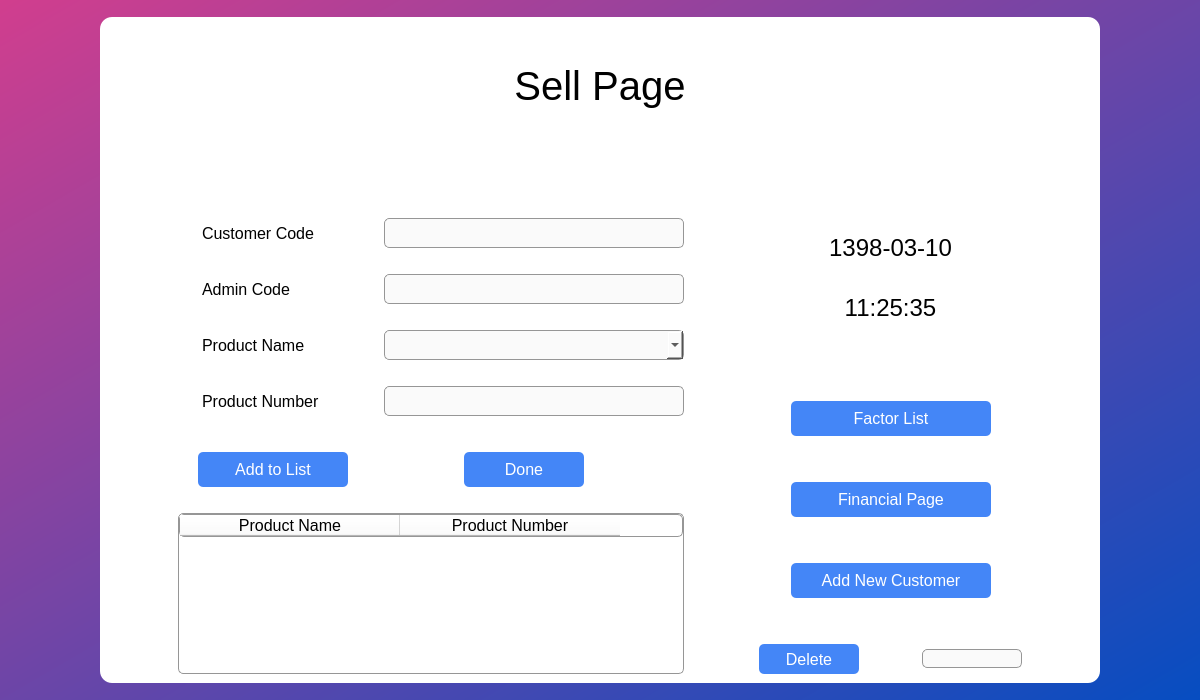
<?xml version="1.0" encoding="UTF-8"?>
<ui version="4.0">
 <class>MainWindow</class>
 <widget class="QMainWindow" name="MainWindow">
  <property name="geometry">
   <rect>
    <x>0</x>
    <y>0</y>
    <width>1200</width>
    <height>700</height>
   </rect>
  </property>
  <property name="windowTitle">
   <string>Sell</string>
  </property>
  <property name="styleSheet">
   <string notr="true">background-color: qlineargradient(spread:pad, x1:0, y1:0, x2:1, y2:1, stop:0 rgba(209, 62, 142, 255), stop:1 rgba(6, 77, 193, 255));</string>
  </property>
  <widget class="QWidget" name="centralwidget">
   <layout class="QGridLayout" name="gridLayout_2">
    <item row="0" column="0">
     <layout class="QGridLayout" name="gridLayout">
      <item row="2" column="1">
       <spacer name="verticalSpacer_2">
        <property name="orientation">
         <enum>Qt::Vertical</enum>
        </property>
        <property name="sizeHint" stdset="0">
         <size>
          <width>20</width>
          <height>40</height>
         </size>
        </property>
       </spacer>
      </item>
      <item row="1" column="1">
       <widget class="QWidget" name="widget" native="true">
        <property name="minimumSize">
         <size>
          <width>1000</width>
          <height>600</height>
         </size>
        </property>
        <property name="styleSheet">
         <string notr="true">background-color: rgb(255, 255, 255);
border-radius: 12px;</string>
        </property>
        <layout class="QVBoxLayout" name="verticalLayout_4">
         <item>
          <layout class="QVBoxLayout" name="verticalLayout_3">
           <item>
            <widget class="QLabel" name="label_6">
             <property name="minimumSize">
              <size>
               <width>0</width>
               <height>120</height>
              </size>
             </property>
             <property name="font">
              <font>
               <family>Arial</family>
               <pointsize>30</pointsize>
               <weight>9</weight>
               <italic>false</italic>
               <bold>false</bold>
              </font>
             </property>
             <property name="styleSheet">
              <string notr="true">font: 75 30pt &quot;Arial&quot;;</string>
             </property>
             <property name="text">
              <string>Sell Page</string>
             </property>
             <property name="alignment">
              <set>Qt::AlignCenter</set>
             </property>
            </widget>
           </item>
           <item>
            <widget class="QLabel" name="label">
             <property name="minimumSize">
              <size>
               <width>0</width>
               <height>50</height>
              </size>
             </property>
             <property name="maximumSize">
              <size>
               <width>16777215</width>
               <height>40</height>
              </size>
             </property>
             <property name="styleSheet">
              <string notr="true">font: 12pt &quot;Arial&quot;;
color: rgb(255, 0, 0);</string>
             </property>
             <property name="text">
              <string/>
             </property>
             <property name="alignment">
              <set>Qt::AlignCenter</set>
             </property>
            </widget>
           </item>
           <item>
            <layout class="QHBoxLayout" name="horizontalLayout">
             <item>
              <spacer name="horizontalSpacer_8">
               <property name="orientation">
                <enum>Qt::Horizontal</enum>
               </property>
               <property name="sizeHint" stdset="0">
                <size>
                 <width>40</width>
                 <height>20</height>
                </size>
               </property>
              </spacer>
             </item>
             <item>
              <layout class="QVBoxLayout" name="verticalLayout">
               <item>
                <layout class="QGridLayout" name="gridLayout_5">
                 <item row="1" column="0">
                  <widget class="QLabel" name="label_35">
                   <property name="minimumSize">
                    <size>
                     <width>200</width>
                     <height>50</height>
                    </size>
                   </property>
                   <property name="font">
                    <font>
                     <family>Arial</family>
                     <pointsize>12</pointsize>
                    </font>
                   </property>
                   <property name="styleSheet">
                    <string notr="true">margin: 0 20px;</string>
                   </property>
                   <property name="text">
                    <string>Admin Code</string>
                   </property>
                  </widget>
                 </item>
                 <item row="0" column="1">
                  <widget class="QLineEdit" name="lineEdit">
                   <property name="minimumSize">
                    <size>
                     <width>300</width>
                     <height>30</height>
                    </size>
                   </property>
                   <property name="font">
                    <font>
                     <family>Arial</family>
                     <pointsize>10</pointsize>
                    </font>
                   </property>
                   <property name="styleSheet">
                    <string notr="true">background-color: rgb(250, 250, 250);
border: 1px solid rgb(150, 150, 150);
border-radius: 5px;</string>
                   </property>
                  </widget>
                 </item>
                 <item row="0" column="0">
                  <widget class="QLabel" name="label_45">
                   <property name="minimumSize">
                    <size>
                     <width>200</width>
                     <height>50</height>
                    </size>
                   </property>
                   <property name="font">
                    <font>
                     <family>Arial</family>
                     <pointsize>12</pointsize>
                    </font>
                   </property>
                   <property name="styleSheet">
                    <string notr="true">margin: 0 20px;</string>
                   </property>
                   <property name="text">
                    <string>Customer Code</string>
                   </property>
                  </widget>
                 </item>
                 <item row="2" column="0">
                  <widget class="QLabel" name="label_56">
                   <property name="minimumSize">
                    <size>
                     <width>200</width>
                     <height>50</height>
                    </size>
                   </property>
                   <property name="font">
                    <font>
                     <family>Arial</family>
                     <pointsize>12</pointsize>
                    </font>
                   </property>
                   <property name="styleSheet">
                    <string notr="true">margin: 0 20px;</string>
                   </property>
                   <property name="text">
                    <string>Product Name</string>
                   </property>
                  </widget>
                 </item>
                 <item row="3" column="0">
                  <widget class="QLabel" name="label_85">
                   <property name="minimumSize">
                    <size>
                     <width>200</width>
                     <height>50</height>
                    </size>
                   </property>
                   <property name="font">
                    <font>
                     <family>Arial</family>
                     <pointsize>12</pointsize>
                    </font>
                   </property>
                   <property name="styleSheet">
                    <string notr="true">margin: 0 20px;</string>
                   </property>
                   <property name="text">
                    <string>Product Number</string>
                   </property>
                  </widget>
                 </item>
                 <item row="1" column="1">
                  <widget class="QLineEdit" name="lineEdit_2">
                   <property name="minimumSize">
                    <size>
                     <width>300</width>
                     <height>30</height>
                    </size>
                   </property>
                   <property name="font">
                    <font>
                     <family>Arial</family>
                     <pointsize>10</pointsize>
                    </font>
                   </property>
                   <property name="styleSheet">
                    <string notr="true">background-color: rgb(250, 250, 250);
border: 1px solid rgb(150, 150, 150);
border-radius: 5px;</string>
                   </property>
                  </widget>
                 </item>
                 <item row="3" column="1">
                  <widget class="QLineEdit" name="lineEdit_4">
                   <property name="minimumSize">
                    <size>
                     <width>300</width>
                     <height>30</height>
                    </size>
                   </property>
                   <property name="font">
                    <font>
                     <family>Arial</family>
                     <pointsize>10</pointsize>
                    </font>
                   </property>
                   <property name="styleSheet">
                    <string notr="true">background-color: rgb(250, 250, 250);
border: 1px solid rgb(150, 150, 150);
border-radius: 5px;</string>
                   </property>
                  </widget>
                 </item>
                 <item row="4" column="0">
                  <widget class="QPushButton" name="pushButton_4">
                   <property name="minimumSize">
                    <size>
                     <width>0</width>
                     <height>75</height>
                    </size>
                   </property>
                   <property name="maximumSize">
                    <size>
                     <width>170</width>
                     <height>16777215</height>
                    </size>
                   </property>
                   <property name="font">
                    <font>
                     <family>Arial</family>
                     <pointsize>12</pointsize>
                    </font>
                   </property>
                   <property name="cursor">
                    <cursorShape>PointingHandCursor</cursorShape>
                   </property>
                   <property name="layoutDirection">
                    <enum>Qt::LeftToRight</enum>
                   </property>
                   <property name="styleSheet">
                    <string notr="true">color: rgb(255, 255, 255);
background-color: rgb(68, 134, 247);
border-radius: 5px;
margin: 20px 0px 20px 20px;</string>
                   </property>
                   <property name="text">
                    <string>Add to List</string>
                   </property>
                  </widget>
                 </item>
                 <item row="4" column="1">
                  <widget class="QPushButton" name="pushButton_5">
                   <property name="minimumSize">
                    <size>
                     <width>0</width>
                     <height>75</height>
                    </size>
                   </property>
                   <property name="maximumSize">
                    <size>
                     <width>200</width>
                     <height>16777215</height>
                    </size>
                   </property>
                   <property name="font">
                    <font>
                     <family>Arial</family>
                     <pointsize>12</pointsize>
                    </font>
                   </property>
                   <property name="cursor">
                    <cursorShape>PointingHandCursor</cursorShape>
                   </property>
                   <property name="styleSheet">
                    <string notr="true">color: rgb(255, 255, 255);
background-color: rgb(68, 134, 247);
border-radius: 5px;
margin: 20px 0 20px 80px;</string>
                   </property>
                   <property name="text">
                    <string>Done</string>
                   </property>
                  </widget>
                 </item>
                 <item row="2" column="1">
                  <widget class="QComboBox" name="comboBox">
                   <property name="minimumSize">
                    <size>
                     <width>300</width>
                     <height>30</height>
                    </size>
                   </property>
                   <property name="font">
                    <font>
                     <family>Arial</family>
                     <pointsize>10</pointsize>
                    </font>
                   </property>
                   <property name="styleSheet">
                    <string notr="true">background-color: rgb(250, 250, 250);
border: 1px solid rgb(150, 150, 150);
border-radius: 5px;</string>
                   </property>
                   <property name="frame">
                    <bool>false</bool>
                   </property>
                  </widget>
                 </item>
                </layout>
               </item>
               <item>
                <widget class="QTableWidget" name="tableWidget">
                 <property name="styleSheet">
                  <string notr="true">border: 1px solid rgb(150, 150, 150);
border-radius: 5px;</string>
                 </property>
                 <attribute name="horizontalHeaderDefaultSectionSize">
                  <number>220</number>
                 </attribute>
                 <column>
                  <property name="text">
                   <string>Product Name</string>
                  </property>
                  <property name="font">
                   <font>
                    <family>Arial</family>
                    <pointsize>12</pointsize>
                   </font>
                  </property>
                 </column>
                 <column>
                  <property name="text">
                   <string>Product Number</string>
                  </property>
                  <property name="font">
                   <font>
                    <family>Arial</family>
                    <pointsize>12</pointsize>
                   </font>
                  </property>
                 </column>
                </widget>
               </item>
              </layout>
             </item>
             <item>
              <spacer name="horizontalSpacer_3">
               <property name="orientation">
                <enum>Qt::Horizontal</enum>
               </property>
               <property name="sizeHint" stdset="0">
                <size>
                 <width>40</width>
                 <height>20</height>
                </size>
               </property>
              </spacer>
             </item>
             <item>
              <layout class="QVBoxLayout" name="verticalLayout_5">
               <item>
                <widget class="QLabel" name="label_4">
                 <property name="minimumSize">
                  <size>
                   <width>0</width>
                   <height>80</height>
                  </size>
                 </property>
                 <property name="font">
                  <font>
                   <family>Arial</family>
                   <pointsize>18</pointsize>
                  </font>
                 </property>
                 <property name="styleSheet">
                  <string notr="true">margin: 0 70px;</string>
                 </property>
                 <property name="text">
                  <string>1398-03-10</string>
                 </property>
                 <property name="alignment">
                  <set>Qt::AlignCenter</set>
                 </property>
                </widget>
               </item>
               <item>
                <widget class="QLabel" name="label_5">
                 <property name="font">
                  <font>
                   <family>Arial</family>
                   <pointsize>18</pointsize>
                  </font>
                 </property>
                 <property name="styleSheet">
                  <string notr="true">margin: 0 70px;</string>
                 </property>
                 <property name="text">
                  <string>11:25:35</string>
                 </property>
                 <property name="alignment">
                  <set>Qt::AlignCenter</set>
                 </property>
                </widget>
               </item>
               <item>
                <spacer name="verticalSpacer_4">
                 <property name="orientation">
                  <enum>Qt::Vertical</enum>
                 </property>
                 <property name="sizeHint" stdset="0">
                  <size>
                   <width>20</width>
                   <height>40</height>
                  </size>
                 </property>
                </spacer>
               </item>
               <item>
                <layout class="QGridLayout" name="gridLayout_4">
                 <item row="3" column="1">
                  <spacer name="verticalSpacer_5">
                   <property name="orientation">
                    <enum>Qt::Vertical</enum>
                   </property>
                   <property name="sizeHint" stdset="0">
                    <size>
                     <width>20</width>
                     <height>40</height>
                    </size>
                   </property>
                  </spacer>
                 </item>
                 <item row="5" column="1">
                  <spacer name="verticalSpacer_6">
                   <property name="orientation">
                    <enum>Qt::Vertical</enum>
                   </property>
                   <property name="sizeHint" stdset="0">
                    <size>
                     <width>20</width>
                     <height>40</height>
                    </size>
                   </property>
                  </spacer>
                 </item>
                 <item row="4" column="1">
                  <widget class="QPushButton" name="pushButton_2">
                   <property name="minimumSize">
                    <size>
                     <width>200</width>
                     <height>35</height>
                    </size>
                   </property>
                   <property name="maximumSize">
                    <size>
                     <width>200</width>
                     <height>16777215</height>
                    </size>
                   </property>
                   <property name="font">
                    <font>
                     <family>Arial</family>
                     <pointsize>12</pointsize>
                    </font>
                   </property>
                   <property name="cursor">
                    <cursorShape>PointingHandCursor</cursorShape>
                   </property>
                   <property name="styleSheet">
                    <string notr="true">color: rgb(255, 255, 255);
background-color: rgb(68, 134, 247);
border-radius: 5px;</string>
                   </property>
                   <property name="text">
                    <string>Add New Customer</string>
                   </property>
                   <property name="flat">
                    <bool>false</bool>
                   </property>
                  </widget>
                 </item>
                 <item row="2" column="1">
                  <widget class="QPushButton" name="pushButton_3">
                   <property name="minimumSize">
                    <size>
                     <width>0</width>
                     <height>35</height>
                    </size>
                   </property>
                   <property name="maximumSize">
                    <size>
                     <width>200</width>
                     <height>16777215</height>
                    </size>
                   </property>
                   <property name="font">
                    <font>
                     <family>Arial</family>
                     <pointsize>12</pointsize>
                    </font>
                   </property>
                   <property name="cursor">
                    <cursorShape>PointingHandCursor</cursorShape>
                   </property>
                   <property name="styleSheet">
                    <string notr="true">color: rgb(255, 255, 255);
background-color: rgb(68, 134, 247);
border-radius: 5px;</string>
                   </property>
                   <property name="text">
                    <string>Financial Page</string>
                   </property>
                   <property name="flat">
                    <bool>false</bool>
                   </property>
                  </widget>
                 </item>
                 <item row="2" column="2">
                  <spacer name="horizontalSpacer_6">
                   <property name="orientation">
                    <enum>Qt::Horizontal</enum>
                   </property>
                   <property name="sizeHint" stdset="0">
                    <size>
                     <width>20</width>
                     <height>20</height>
                    </size>
                   </property>
                  </spacer>
                 </item>
                 <item row="2" column="0">
                  <spacer name="horizontalSpacer_5">
                   <property name="orientation">
                    <enum>Qt::Horizontal</enum>
                   </property>
                   <property name="sizeHint" stdset="0">
                    <size>
                     <width>30</width>
                     <height>20</height>
                    </size>
                   </property>
                  </spacer>
                 </item>
                 <item row="1" column="1">
                  <spacer name="verticalSpacer_3">
                   <property name="orientation">
                    <enum>Qt::Vertical</enum>
                   </property>
                   <property name="sizeHint" stdset="0">
                    <size>
                     <width>20</width>
                     <height>40</height>
                    </size>
                   </property>
                  </spacer>
                 </item>
                 <item row="0" column="1">
                  <widget class="QPushButton" name="pushButton">
                   <property name="minimumSize">
                    <size>
                     <width>0</width>
                     <height>35</height>
                    </size>
                   </property>
                   <property name="maximumSize">
                    <size>
                     <width>5555</width>
                     <height>35</height>
                    </size>
                   </property>
                   <property name="font">
                    <font>
                     <family>Arial</family>
                     <pointsize>12</pointsize>
                    </font>
                   </property>
                   <property name="cursor">
                    <cursorShape>PointingHandCursor</cursorShape>
                   </property>
                   <property name="styleSheet">
                    <string notr="true">color: rgb(255, 255, 255);
background-color: rgb(68, 134, 247);
border-radius: 5px;</string>
                   </property>
                   <property name="text">
                    <string>Factor List</string>
                   </property>
                   <property name="flat">
                    <bool>false</bool>
                   </property>
                  </widget>
                 </item>
                </layout>
               </item>
               <item>
                <layout class="QGridLayout" name="gridLayout_3">
                 <item row="0" column="1">
                  <spacer name="horizontalSpacer_4">
                   <property name="orientation">
                    <enum>Qt::Horizontal</enum>
                   </property>
                   <property name="sizeHint" stdset="0">
                    <size>
                     <width>30</width>
                     <height>20</height>
                    </size>
                   </property>
                  </spacer>
                 </item>
                 <item row="0" column="0">
                  <widget class="QPushButton" name="pushButton_1">
                   <property name="minimumSize">
                    <size>
                     <width>100</width>
                     <height>30</height>
                    </size>
                   </property>
                   <property name="font">
                    <font>
                     <family>Arial</family>
                     <pointsize>12</pointsize>
                    </font>
                   </property>
                   <property name="cursor">
                    <cursorShape>PointingHandCursor</cursorShape>
                   </property>
                   <property name="styleSheet">
                    <string notr="true">color: rgb(255, 255, 255);
background-color: rgb(68, 134, 247);
border-radius: 5px;</string>
                   </property>
                   <property name="text">
                    <string>Delete</string>
                   </property>
                   <property name="flat">
                    <bool>false</bool>
                   </property>
                  </widget>
                 </item>
                 <item row="0" column="2">
                  <widget class="QLineEdit" name="lineEdit_5">
                   <property name="maximumSize">
                    <size>
                     <width>100</width>
                     <height>16777215</height>
                    </size>
                   </property>
                   <property name="font">
                    <font>
                     <family>Arial</family>
                     <pointsize>10</pointsize>
                    </font>
                   </property>
                   <property name="styleSheet">
                    <string notr="true">background-color: rgb(250, 250, 250);
border: 1px solid rgb(150, 150, 150);
border-radius: 5px;</string>
                   </property>
                  </widget>
                 </item>
                </layout>
               </item>
              </layout>
             </item>
             <item>
              <spacer name="horizontalSpacer_7">
               <property name="orientation">
                <enum>Qt::Horizontal</enum>
               </property>
               <property name="sizeHint" stdset="0">
                <size>
                 <width>40</width>
                 <height>20</height>
                </size>
               </property>
              </spacer>
             </item>
            </layout>
           </item>
          </layout>
         </item>
        </layout>
       </widget>
      </item>
      <item row="1" column="2">
       <spacer name="horizontalSpacer_2">
        <property name="orientation">
         <enum>Qt::Horizontal</enum>
        </property>
        <property name="sizeHint" stdset="0">
         <size>
          <width>40</width>
          <height>20</height>
         </size>
        </property>
       </spacer>
      </item>
      <item row="1" column="0">
       <spacer name="horizontalSpacer">
        <property name="orientation">
         <enum>Qt::Horizontal</enum>
        </property>
        <property name="sizeHint" stdset="0">
         <size>
          <width>40</width>
          <height>20</height>
         </size>
        </property>
       </spacer>
      </item>
      <item row="0" column="1">
       <spacer name="verticalSpacer">
        <property name="orientation">
         <enum>Qt::Vertical</enum>
        </property>
        <property name="sizeHint" stdset="0">
         <size>
          <width>20</width>
          <height>40</height>
         </size>
        </property>
       </spacer>
      </item>
     </layout>
    </item>
   </layout>
  </widget>
 </widget>
 <tabstops>
  <tabstop>lineEdit</tabstop>
  <tabstop>lineEdit_2</tabstop>
  <tabstop>lineEdit_4</tabstop>
  <tabstop>pushButton_5</tabstop>
  <tabstop>pushButton_4</tabstop>
  <tabstop>pushButton</tabstop>
  <tabstop>pushButton_3</tabstop>
  <tabstop>pushButton_2</tabstop>
  <tabstop>pushButton_1</tabstop>
  <tabstop>lineEdit_5</tabstop>
  <tabstop>tableWidget</tabstop>
 </tabstops>
 <resources/>
 <connections/>
</ui>
